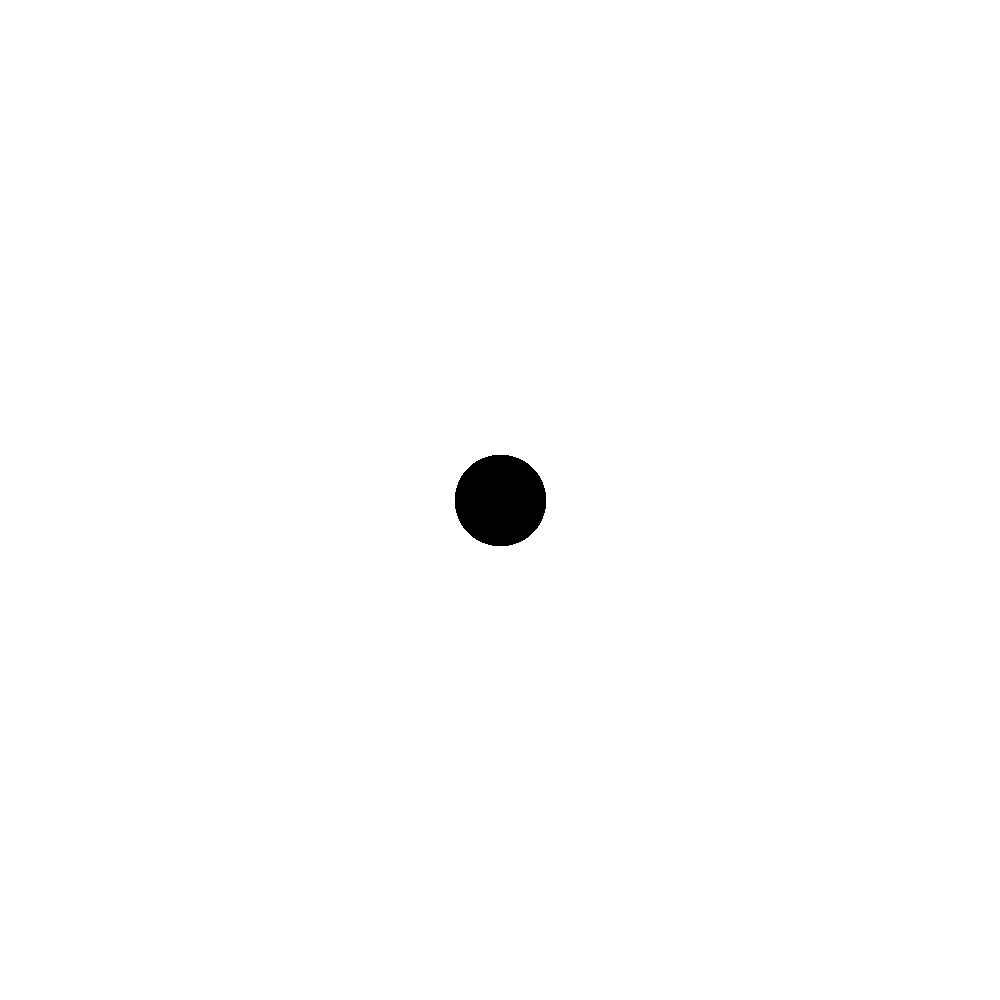
Frame 1 (no input)
Frame 60 (the mouse pressed at the canvas centre just before this capture): identical to frame 1, image omitted
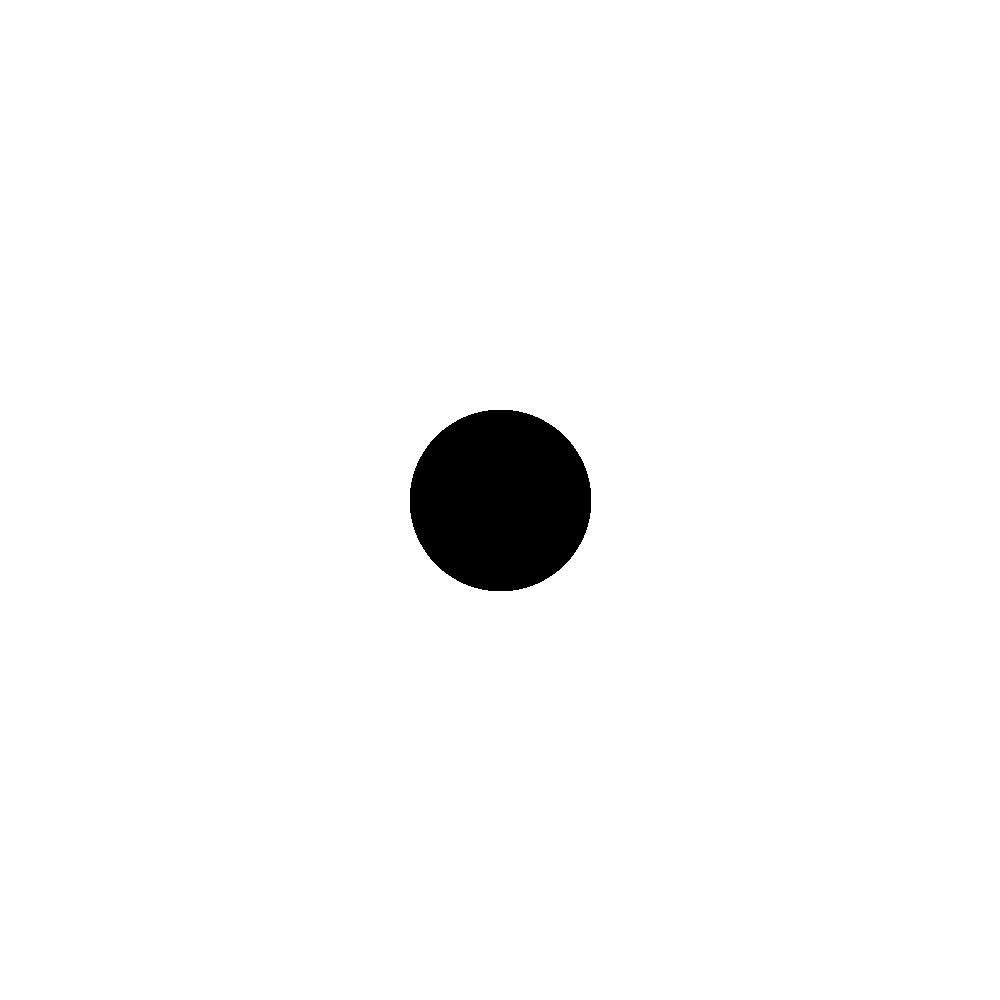
Frame 120 (the mouse held since frame 60 and released just before this capture)

The Processing sketch that drew these frames (run headless with seeded random() and noise(); from frame 60 on, the mouse is pressed at the canvas centre):

// Processing sketch: sketch_JuliaTiling
// ── sketch_JuliaTiling.pde
void setup(){
  
  size(1000,1000);
}



void draw(){
  loadPixels();
  for(int x=0; x<width; x++){
    for(int y=0; y<height; y++){
      pixels[x+y*width] = mainImage(x,y);
    }
  }
  updatePixels();   

}

float scale = 5.5;
float maxiter=256.;
float pi = PI;
float pi2 = pi*2.;
float degree = 2.0;
float ratio = 1.;
float ratiopi2 = ratio*pi2;
float bailout = exp(ratiopi2);

color mainImage(int x, int y){
  float iResolution_x = width;
  float iResolution_y = height;
  float fragCoord_x = 1f * x;
  float fragCoord_y = 1f * y;
  //float time = iTime;
  float iter=0.;
  float zx =  scale*(2.* fragCoord_x / iResolution_y-iResolution_x/iResolution_y);
  float zy =  scale*(2.* fragCoord_y / iResolution_y-1.);
  float uvx = 2. * mouseX / iResolution_y - iResolution_x/iResolution_y;
  float uvy = 2. * mouseY / iResolution_y - 1.;
  if(mouseX==0 && mouseY==0){
    uvx = 0.25f;
    uvy = 0f;
  }
  boolean bailed = false;
  for(float i = 0.;i<maxiter;i++){
    iter=i;
    float m11 = zx;
    float m12 = -zy;
    float m21 = zy;
    float m22 = zx;
    float newZx = zx * m11 + zy * m21 + uvx;
    float newZy = zx * m12 + zy * m22 + uvy;
    zx = newZx;
    zy = newZy;
    if(sqrt(zx*zx+zy*zy)>bailout) {
      bailed = true;
      break;
    }
  }
  if (bailed==false) {
    return color(0,0,0);
  }
   
  
  return color(255,255,255);
}
